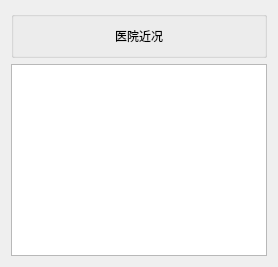
        <widget class="QWidget" name="page_5">
         <layout class="QVBoxLayout" name="verticalLayout_30">
          <item>
           <widget class="QGroupBox" name="news_Group">
            <property name="maximumSize">
             <size>
              <width>16777215</width>
              <height>70</height>
             </size>
            </property>
            <property name="title">
             <string/>
            </property>
            <layout class="QHBoxLayout" name="horizontalLayout_35">
             <item>
              <layout class="QHBoxLayout" name="horizontalLayout_34">
               <item>
                <spacer name="horizontalSpacer_15">
                 <property name="orientation">
                  <enum>Qt::Horizontal</enum>
                 </property>
                 <property name="sizeHint" stdset="0">
                  <size>
                   <width>40</width>
                   <height>20</height>
                  </size>
                 </property>
                </spacer>
               </item>
               <item>
                <widget class="QLabel" name="label_18">
                 <property name="maximumSize">
                  <size>
                   <width>16777215</width>
                   <height>20</height>
                  </size>
                 </property>
                 <property name="text">
                  <string>医院近况</string>
                 </property>
                </widget>
               </item>
               <item>
                <spacer name="horizontalSpacer_16">
                 <property name="orientation">
                  <enum>Qt::Horizontal</enum>
                 </property>
                 <property name="sizeHint" stdset="0">
                  <size>
                   <width>40</width>
                   <height>20</height>
                  </size>
                 </property>
                </spacer>
               </item>
              </layout>
             </item>
            </layout>
           </widget>
          </item>
          <item>
           <widget class="QTextEdit" name="news_TE"/>
          </item>
         </layout>
        </widget>
